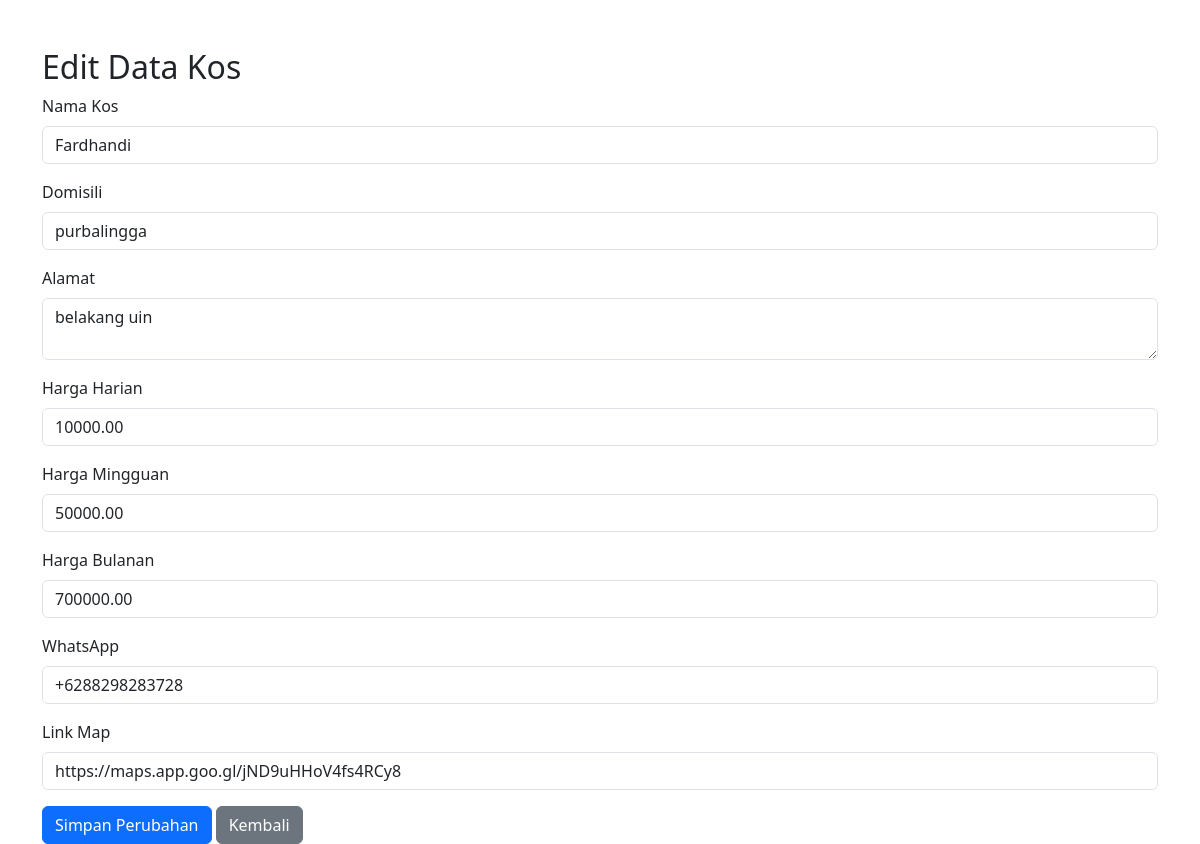
/admin/editKos.php?id_kos=1 (signed in), run on the app's committed database.
### tables this page shows
CREATE TABLE `daftar_kos` (
  `id_kos` int(11) NOT NULL,
  `gambar` varchar(255) NOT NULL,
  `domisili` varchar(100) NOT NULL,
  `alamat` varchar(255) NOT NULL,
  `nama_kos` varchar(100) NOT NULL,
  `link_map` varchar(255) NOT NULL,
  `harga_harian` decimal(10,2) DEFAULT NULL,
  `harga_mingguan` decimal(10,2) DEFAULT NULL,
  `harga_bulanan` decimal(10,2) DEFAULT NULL,
  `whatsapp` varchar(30) NOT NULL,
  `status` enum('dipending','disetujui','ditolak') DEFAULT 'dipending'
);

### admin/editKos.php (the view, shortened to what this page needs)
<?php
include '../koneksi.php';
$id_kos = isset($_GET['id_kos']) ? intval($_GET['id_kos']) : 0;
$query = "SELECT * FROM daftar_kos WHERE id_kos = $id_kos";
$result = mysqli_query($koneksi, $query);
$data_kos = mysqli_fetch_assoc($result);
?>
<!DOCTYPE html>
<html lang="en">
<head>
    <link href="https://cdn.jsdelivr.net/npm/bootstrap@5.3.3/dist/css/bootstrap.min.css" rel="stylesheet">
</head>
<body>
    <div class="container mt-5">
        <h2>Edit Data Kos</h2>
        <form action="" method="POST">
            <div class="mb-3">
                <label for="nama_kos" class="form-label">Nama Kos</label>
                <input type="text" class="form-control" id="nama_kos" name="nama_kos" value="<?php echo htmlspecialchars($data_kos['nama_kos']); ?>" required>
            </div>
            <div class="mb-3">
                <label for="domisili" class="form-label">Domisili</label>
                <input type="text" class="form-control" id="domisili" name="domisili" value="<?php echo htmlspecialchars($data_kos['domisili']); ?>" required>
            </div>
            <div class="mb-3">
                <label for="alamat" class="form-label">Alamat</label>
                <textarea class="form-control" id="alamat" name="alamat" required><?php echo htmlspecialchars($data_kos['alamat']); ?></textarea>
            </div>
            <div class="mb-3">
                <label for="harga_harian" class="form-label">Harga Harian</label>
                <input type="number" class="form-control" id="harga_harian" name="harga_harian" value="<?php echo $data_kos['harga_harian']; ?>" required>
            </div>
            <div class="mb-3">
                <label for="harga_mingguan" class="form-label">Harga Mingguan</label>
                <input type="number" class="form-control" id="harga_mingguan" name="harga_mingguan" value="<?php echo $data_kos['harga_mingguan']; ?>" required>
            </div>
            <div class="mb-3">
                <label for="harga_bulanan" class="form-label">Harga Bulanan</label>
                <input type="number" class="form-control" id="harga_bulanan" name="harga_bulanan" value="<?php echo $data_kos['harga_bulanan']; ?>" required>
            </div>
            <div class="mb-3">
                <label for="whatsapp" class="form-label">WhatsApp</label>
                <input type="text" class="form-control" id="whatsapp" name="whatsapp" value="<?php echo htmlspecialchars($data_kos['whatsapp']); ?>" required>
            </div>
            <div class="mb-3">
                <label for="link_map" class="form-label">Link Map</label>
                <input type="text" class="form-control" id="link_map" name="link_map" value="<?php echo htmlspecialchars($data_kos['link_map']); ?>" required>
            </div>
            <button type="submit" class="btn btn-primary">Simpan Perubahan</button>
            <a href="indexAdmin.php" class="btn btn-secondary">Kembali</a>
        </form>
    </div>
</body>
</html>

### data on the page
daftar_kos: nama_kos "Fardhandi", domisili "purbalingga", alamat "belakang uin", harga_harian "10000.00", harga_mingguan "50000.00", harga_bulanan "700000.00", whatsapp "+6288298283728", link_map "https://maps.app.goo.gl/jND9uHHoV4fs4RCy8"
